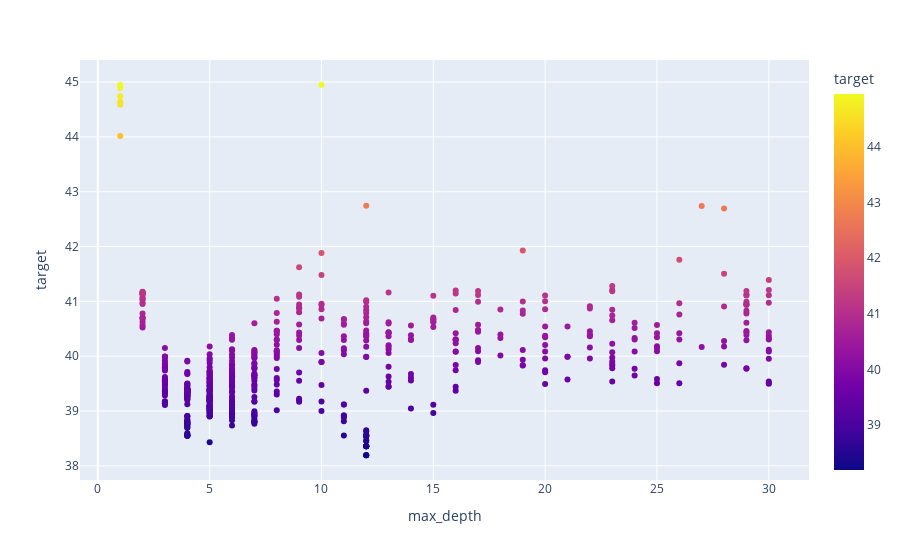

The notebook cell this image was saved under:
### Code cell
px.scatter(df1, x="max_depth", y="target", color="target")

### Figure 1 — Plotly figure (JSON) as saved in the notebook; plotly's stock layout.template omitted (floating-point values rounded to 4 significant figures; data arrays with more than 128 entries replaced by an {"elided": "..."} marker saying what was removed)
{"data": [{"hovertemplate": "max_depth=%{x}<br>target=%{marker.color}<extra></extra>", "legendgroup": "", "marker": {"color": {"elided": "592 float values"}, "coloraxis": "coloraxis", "symbol": "circle"}, "mode": "markers", "name": "", "orientation": "v", "showlegend": false, "type": "scatter", "x": {"elided": "592 int values"}, "xaxis": "x", "y": {"elided": "592 float values"}, "yaxis": "y"}], "layout": {"coloraxis": {"colorbar": {"title": {"text": "target"}}, "colorscale": [[0, "#0d0887"], [0.1111, "#46039f"], [0.2222, "#7201a8"], [0.3333, "#9c179e"], [0.4444, "#bd3786"], [0.5556, "#d8576b"], [0.6667, "#ed7953"], [0.7778, "#fb9f3a"], [0.8889, "#fdca26"], [1, "#f0f921"]]}, "legend": {"tracegroupgap": 0}, "margin": {"t": 60}, "xaxis": {"anchor": "y", "domain": [0, 1], "title": {"text": "max_depth"}}, "yaxis": {"anchor": "x", "domain": [0, 1], "title": {"text": "target"}}}}
